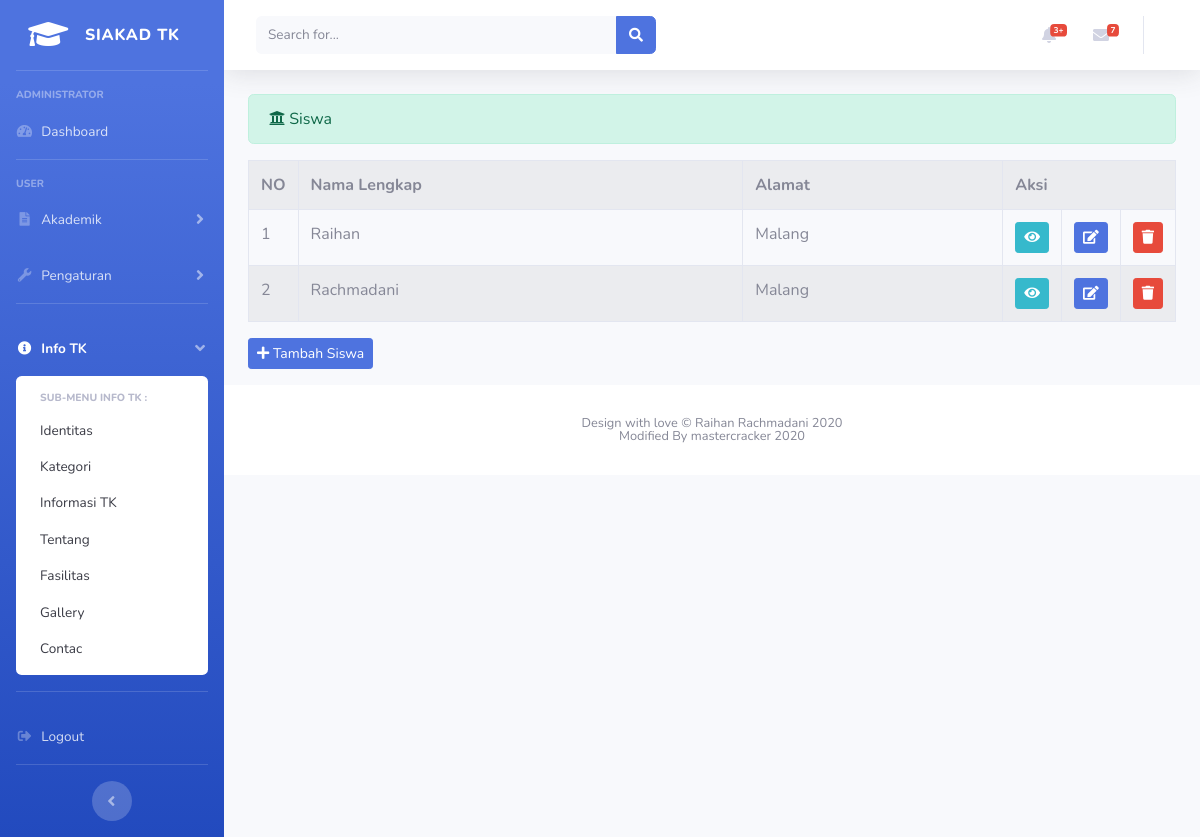
/index.php/siswa, run on the app's committed database.
### tables this page shows
CREATE TABLE `siswa` (
  `id` int(11) NOT NULL,
  `nis` varchar(11) NOT NULL,
  `nama_lengkap` varchar(120) NOT NULL,
  `alamat` varchar(255) NOT NULL,
  `telepon_ortu` varchar(20) NOT NULL,
  `tempat_lahir` varchar(102) NOT NULL,
  `tanggal_lahir` date NOT NULL,
  `jenis_kelamin` varchar(120) NOT NULL,
  `nama_kelas` varchar(120) NOT NULL,
  `photo` varchar(255) NOT NULL
);

### application/controllers/siswa.php (called while the page is built, shortened)
<?php
class siswa extends CI_Controller
{
    public function __construct()
    {
        $this->load->model('siswa_model');
    }
    public function index()
    {
        $data['title'] = 'Siakad TK';
        $data['siswa'] = $this->siswa_model->tampil_data('siswa')->result_array();
        $data['kelas'] = $this->kelas_model->tampil_data('kelas')->result_array();
        $this->load->view('template/header', $data);
        $this->load->view('template/sidebar', $data);
        $this->load->view('template/topbar', $data);
        $this->load->view('user/siswa', $data);
        $this->load->view('template/footer');
    }
}

### index.php (called while the page is built, shortened)
<?php
require_once BASEPATH.'core/CodeIgniter.php';

### application/models/siswa_model.php (called while the page is built, shortened)
<?php
class siswa_model extends CI_Model
{
    public function tampil_data($table)
    {
        return $this->db->get($table);
    }
}

### application/views/user/siswa.php (the view, shortened to what this page needs)
<div class="container-fluid">
    <div class="alert alert-success" role="alert">
        <i class="fas fa-university"></i> Siswa
    </div>
    <table class="table table-striped table-hover table-bordered">
        <tr>
            <th>NO</th>
            <th>Nama Lengkap</th>
            <th>Alamat</th>
            <th colspan="3">Aksi</th>
        </tr>
        <?php
        $no = 1;
        foreach ($siswa as $swa) : ?>
            <tr>
                <td width="20px"><?= $no++ ?></td>
                <td><?= $swa['nama_lengkap']; ?></td>
                <td><?= $swa['alamat']; ?></td>
                <td width="20px"><?= anchor('siswa/detail/' . $swa['id'], '<div class="btn btn-sm btn-info"><i class="fa fa-eye"></i></div>'); ?>
                <td width="20px"><?= anchor('siswa/update/' . $swa['id'], '<div class="btn btn-sm btn-primary"><i class="fa fa-edit"></i></div>'); ?>
                <td width="20px"><?= anchor('siswa/delete/' . $swa['id'], '<div class="btn btn-sm btn-danger"><i class="fa fa-trash"></i></div>'); ?>
            </tr>
        <?php endforeach; ?>
    </table>
    <?= anchor('siswa/tambah_siswa', '<button class="btn btn-sm btn-primary mb-3"><i class="fas fa-plus" fa-sm></i> Tambah Siswa</button>'); ?>
</div>

### data on the page
siswa: nama_lengkap "Raihan", alamat "Malang"
siswa: nama_lengkap "Rachmadani", alamat "Malang"
